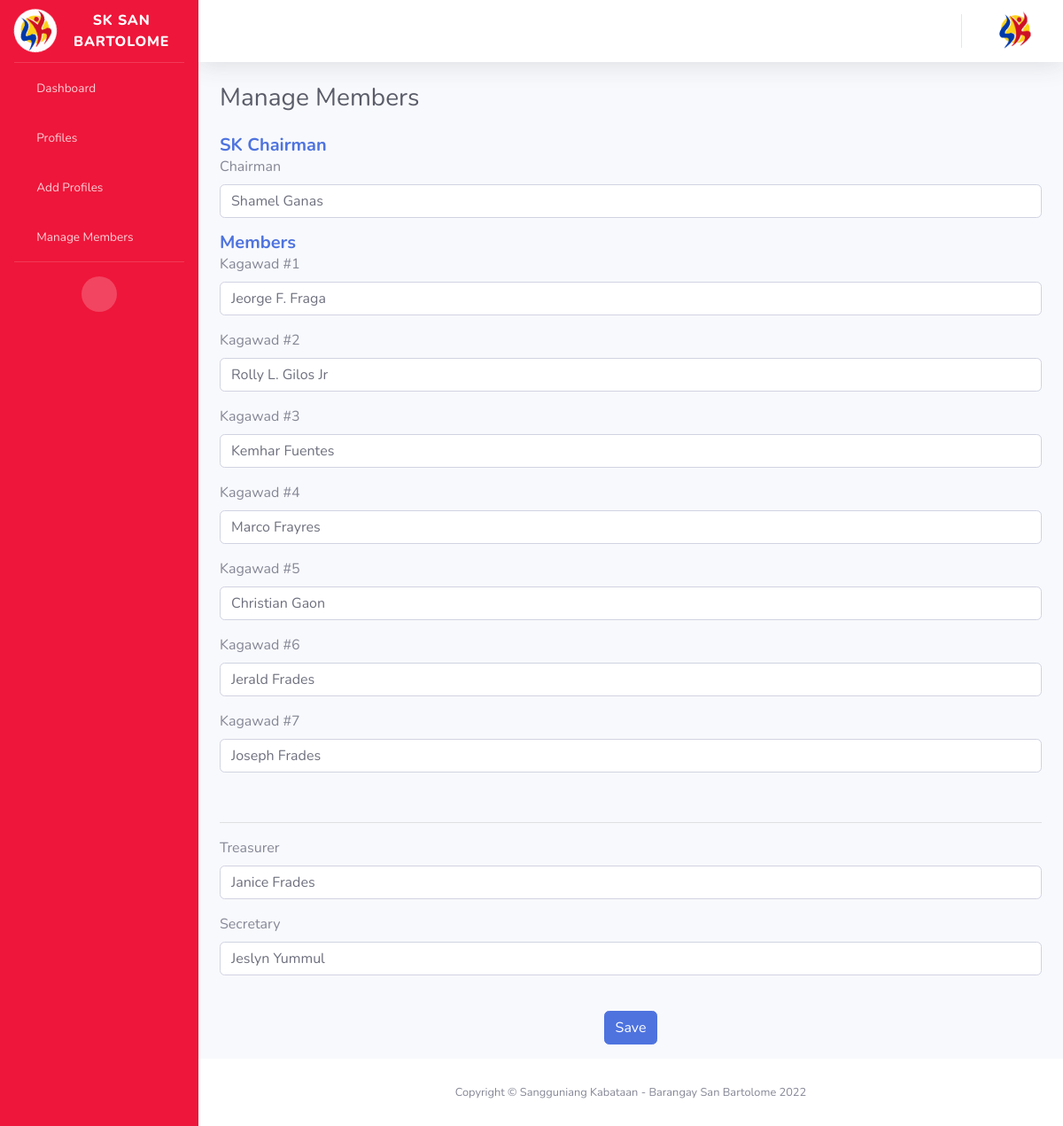
The page /edit_member/ on the database its author committed.
### manage_member/models.py (models this page shows, shortened)
class Member(models.Model):
    chairman = models.CharField(max_length=250, null=True, blank=True, default="")
    kagawad1 = models.CharField(max_length=250, null=True, blank=True)
    kagawad2 = models.CharField(max_length=250, null=True, blank=True)
    kagawad3 = models.CharField(max_length=250, null=True, blank=True)
    kagawad4 = models.CharField(max_length=250, null=True, blank=True)
    kagawad5 = models.CharField(max_length=250, null=True, blank=True)
    kagawad6 = models.CharField(max_length=250, null=True, blank=True)
    kagawad7 = models.CharField(max_length=250, null=True, blank=True)
    treasurer = models.CharField(max_length=250, null=True, blank=True)
    secretary = models.CharField(max_length=250, null=True, blank=True)

### manage_member/views.py (the view)
# urls.py: path('edit_member/', views.edit_member, name='edit_member'),
def edit_member(response):
    mem = get_object_or_404(Member)
    form = member_form(response.POST or None, instance=mem)
    current_user = response.user
    if response.method == "POST":
        form = member_form(response.POST or None, instance=mem)
        if form.is_valid():
            save = form.save()
            save.save()
        return redirect('add_member')
    return render(response, "edit_member.html", {
        "mem": mem,
        "form": form,
        'current_user': current_user,
    })

### manage_member/forms.py
class member_form (forms.ModelForm):
    class Meta:
        model = Member
        fields = ['chairman',
                  'kagawad1',
                  'kagawad2',
                  'kagawad3',
                  'kagawad4',
                  'kagawad5',
                  'kagawad6',
                  'kagawad7',
                  'treasurer',
                  'secretary']
        labels = {
            'chairman' : "",
            'kagawad1' : "",
            'kagawad2' : "",
            'kagawad3' : "",
            'kagawad4' : "",
            'kagawad5' : "",
            'kagawad6' : "",
            'kagawad7' : "",
            'treasurer' : "",
            'secretary' : ""
        }

### manage_member/templates/edit_member.html (shortened to what this page needs)
{% extends 'dashboard/index.html' %}
{% load static %}
{% load crispy_forms_tags %}
{% block content %}
<div class="d-sm-flex align-items-center justify-content-between mb-4">
    <h6 class="h3 mb-0 text-gray-800">Manage Members</h6>
</div>
<form method="POST" class="form-group">
    <div>
        <h5 class="m-0 font-weight-bold text-primary">SK Chairman</h5>
    </div>
    <div class="form-floating mb-3">
        <label for="floatingInput">Chairman</label>
        {{ form.chairman | as_crispy_field }}
    </div>
    <div>
        <h5 class="m-0 font-weight-bold text-primary">Members</h5>
    </div>
    <div class="form-floating">
        <label for="floatingPassword">Kagawad #1</label>
        {{ form.kagawad1 | as_crispy_field }}
    </div>
    <div class="form-floating">
        <label for="floatingPassword">Kagawad #2</label>
        {{ form.kagawad2 | as_crispy_field }}
    </div>
    <div class="form-floating">
        <label for="floatingPassword">Kagawad #3</label>
        {{ form.kagawad3 | as_crispy_field }}
    </div>
    <div class="form-floating">
        <label for="floatingPassword">Kagawad #4</label>
        {{ form.kagawad4 | as_crispy_field }}
    </div>
    <div class="form-floating">
        <label for="floatingPassword">Kagawad #5</label>
        {{ form.kagawad5 | as_crispy_field }}
    </div>
    <div class="form-floating">
        <label for="floatingPassword">Kagawad #6</label>
        {{ form.kagawad6 | as_crispy_field }}
    </div>
    <div class="form-floating">
        <label for="floatingPassword">Kagawad #7</label>
        {{ form.kagawad7 | as_crispy_field }}
    </div>
    <br>
    <hr>
    <div class="form-floating">
        <label for="floatingPassword">Treasurer</label>
        {{ form.treasurer | as_crispy_field }}
    </div>
    <div class="form-floating">
        <label for="floatingPassword">Secretary</label>
        {{ form.secretary | as_crispy_field }}
    </div>
    <br>
    <div style="display: flex; justify-content: center; align-items: center">
        <button type="submit" class="btn btn-primary" style="margin: 0px 10px 0px 10px">Save</button>
    </div>
</form>
{% endblock %}

### rows shown on the page
Member: chairman "Shamel Ganas", kagawad1 "Jeorge F. Fraga", kagawad2 "Rolly L. Gilos Jr", kagawad3 "Kemhar Fuentes", kagawad4 "Marco Frayres", kagawad5 "Christian Gaon", kagawad6 "Jerald Frades", kagawad7 "Joseph Frades", treasurer "Janice Frades", secretary "Jeslyn Yummul"
